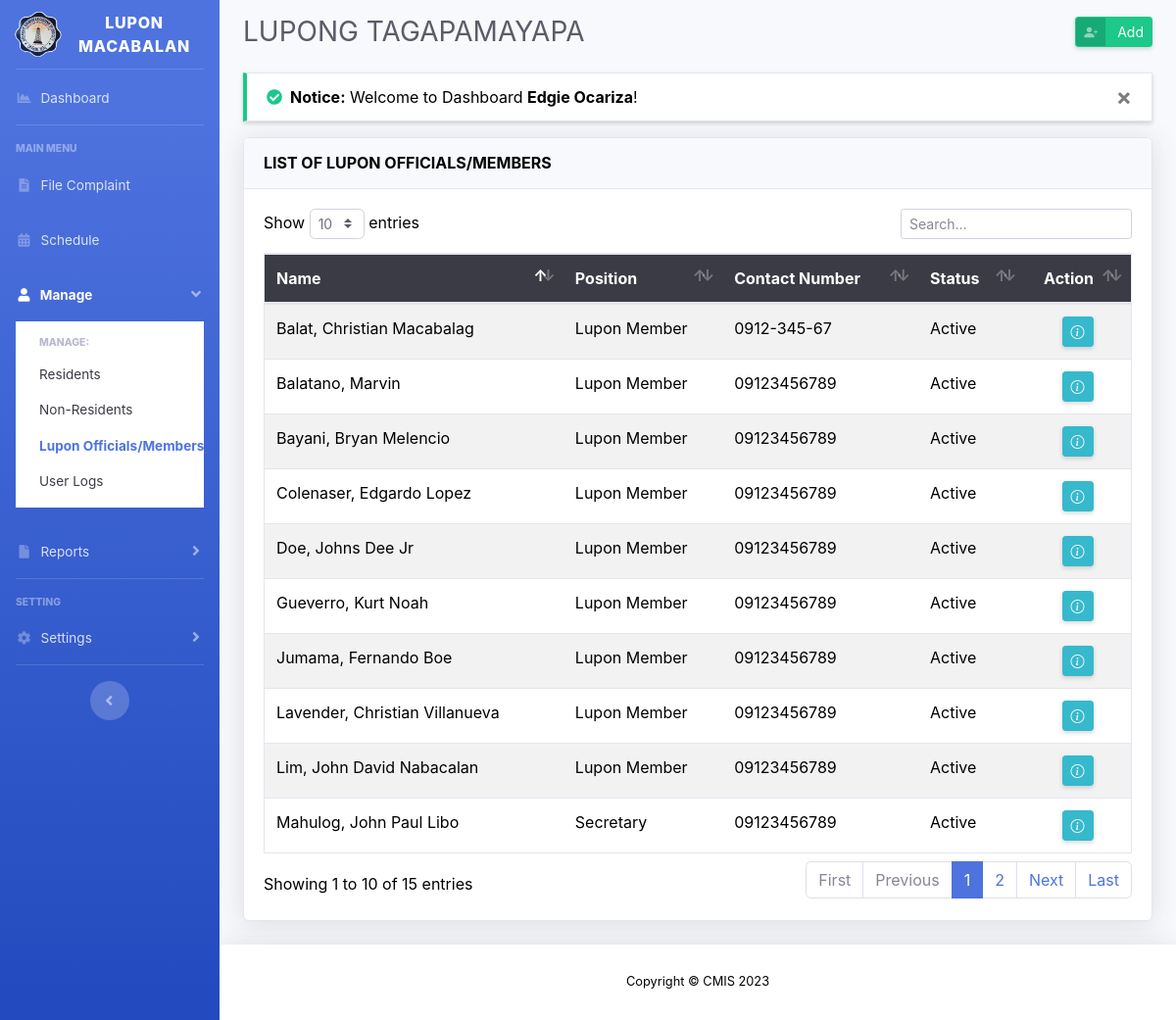
/lupon.php (signed in), run on an earlier commit of the app's database.
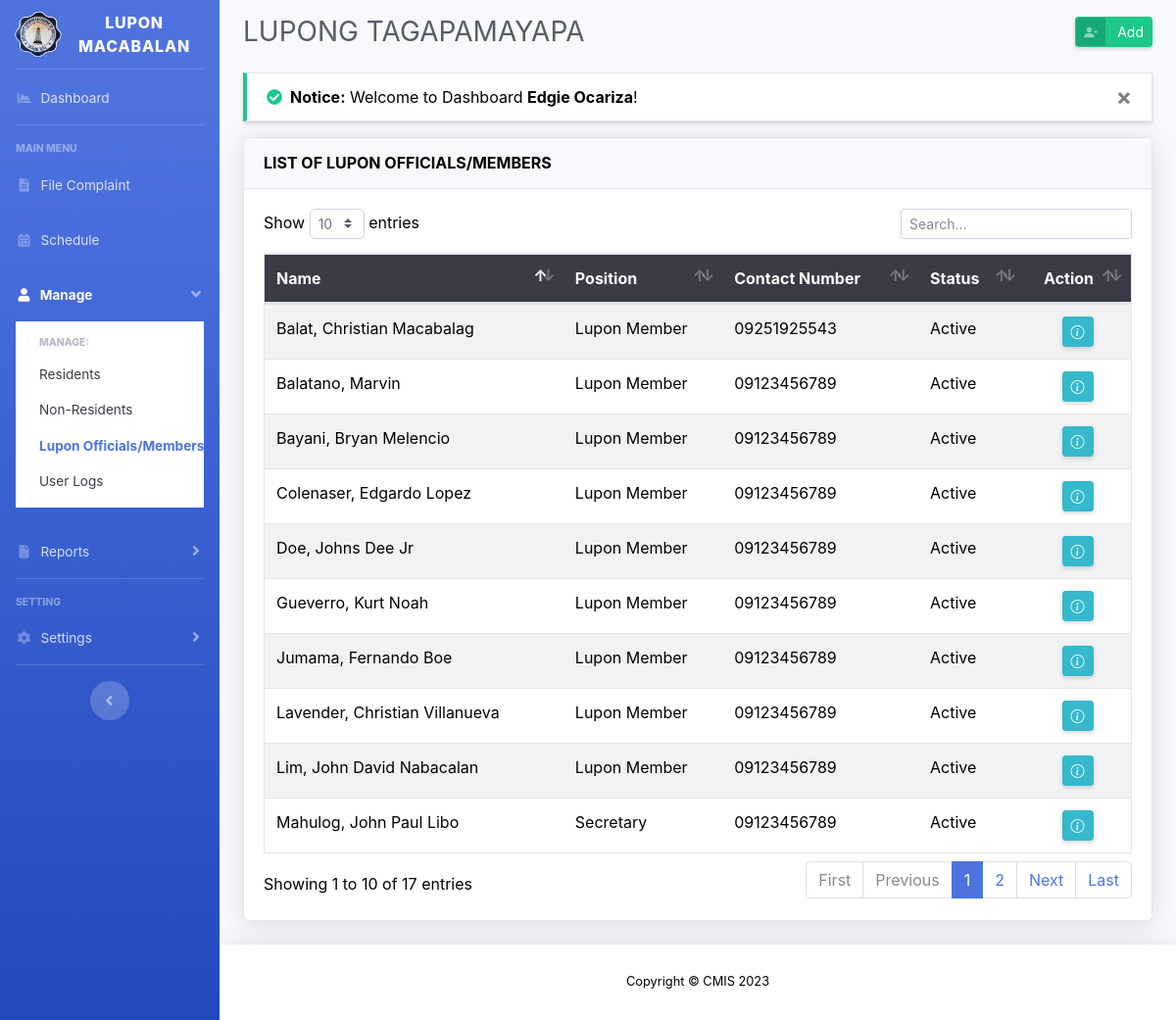
And on a later commit of the database.
### tables this page shows
CREATE TABLE `tbl_lupon` (
  `lupon_id` int(15) unsigned NOT NULL AUTO_INCREMENT,
  `res_id` int(15) NOT NULL,
  `pos_id` int(15) NOT NULL,
  `status` int(2) NOT NULL DEFAULT 1,
  `lupon_regdatetime` timestamp NOT NULL DEFAULT current_timestamp() ON UPDATE current_timestamp(),
  PRIMARY KEY (`lupon_id`),
  KEY `res_id` (`res_id`,`pos_id`)
);

CREATE TABLE `tbl_residents` (
  `res_id` int(15) unsigned NOT NULL AUTO_INCREMENT,
  `res_fname` varchar(50) NOT NULL,
  `res_mname` varchar(50) NOT NULL,
  `res_lname` varchar(50) NOT NULL,
  `res_suffix` varchar(5) NOT NULL,
  `res_birthday` date NOT NULL,
  `res_age` int(3) NOT NULL,
  `res_gender` text NOT NULL,
  `res_cstatus` text NOT NULL,
  `zone_id` int(11) NOT NULL,
  `res_contact` varchar(11) NOT NULL,
  `res_regDateTime` timestamp NOT NULL DEFAULT current_timestamp(),
  `res_moddatetime` timestamp NOT NULL DEFAULT current_timestamp() ON UPDATE current_timestamp(),
  PRIMARY KEY (`res_id`),
  KEY `zone_id` (`zone_id`)
);

CREATE TABLE `tbl_positions` (
  `pos_id` int(11) unsigned NOT NULL AUTO_INCREMENT,
  `pos_name` varchar(50) DEFAULT NULL,
  `pos_description` text NOT NULL,
  `pos_regdatetime` timestamp NOT NULL DEFAULT current_timestamp(),
  PRIMARY KEY (`pos_id`)
);

### lupon.php (the view, shortened to what this page needs)
<?php
include 'layouts/header.php';
include 'config/connection.php';
$lupon = $connection->query("SELECT * FROM tbl_lupon l, tbl_residents r, tbl_positions p WHERE l.res_id = r.res_id AND l.pos_id = p.pos_id");
?>
<div id="content">
	<div class="container-fluid">
		<div class="d-sm-flex align-items-center justify-content-between mb-4">
			<h1 class="h3 mb-0 text-gray-800">LUPONG TAGAPAMAYAPA</h1>
			<a href="#" class="d-none d-sm-inline-block ml-auto btn btn-sm btn-success btn-icon-split shadow-sm" data-toggle="modal" data-target="#addLuponModal">
				<span class="icon text-white-50">
					<i class="bi bi-person-plus-fill"></i>
				</span>
				<span class="text">Add</span>
			</a>
		</div>
		<?php include 'config/message.php'; ?>
		<div class="card shadow mb-4">
			<div class="card-header py-3">
              	<h6 class="m-0 font-weight-bold">LIST OF LUPON OFFICIALS/MEMBERS</h6>
            </div>
            <div class="card-body">
            	<div class="table-responsive">
            		<table class="table table-striped border text-dark" id="table_asc" width="100%">
            			<thead class="bg-gray-900 text-white">
            				<tr>
								<th>Name</th>
								<th>Position</th>
								<th>Contact Number</th>
								<th>Status</th>
								<th class="text-center">Action</th>
            				</tr>
            			</thead>
            			<tbody>
            				<?php
							if ($lupon->num_rows > 0) {
								while ($row = $lupon->fetch_assoc()) {
									?>
									<tr>
										<td><?= $row['res_lname'] . ', ' . $row['res_fname'] . ' ' . $row['res_mname'] . ' ' . $row['res_suffix'] ?></td>
										<td><?= $row['pos_name'] ?></td>
										<td><?= $row['res_contact'] ?></td>
										<td>
											<?php
											if ($row['status'] == 1) {
												echo "Active";
											} else {
												echo "Inactive";
											}
											?>
										</td>
										<td class="text-center"><a href="view-lupon-profile.php?id=<?= $row['res_id'] ?>" class="d-none d-sm-inline-block btn btn-info btn-sm shadow-sm" data-toggle="tooltip" title="View Profile"><i class="bi bi-info-circle"></i></a></td>
									</tr>
									<?php
								}
							}
							?>
            			</tbody>
            		</table>
            	</div>
            </div>
		</div>
	</div>
</div>
<?php
include 'layouts/footer.php';
?>

What changed in the data, as far as the page shows it:
changed through a linked row, tbl_lupon "Balat": res.res_contact "0912-345-67" → "09251925543"
Also different on the page:
text written by a page script: "Show entries Showing 1 to 10 of 15 entries First Previous 1 2 Next Last" → "Show entries Showing 1 to 10 of 17 entries First Previous 1 2 Next Last"
